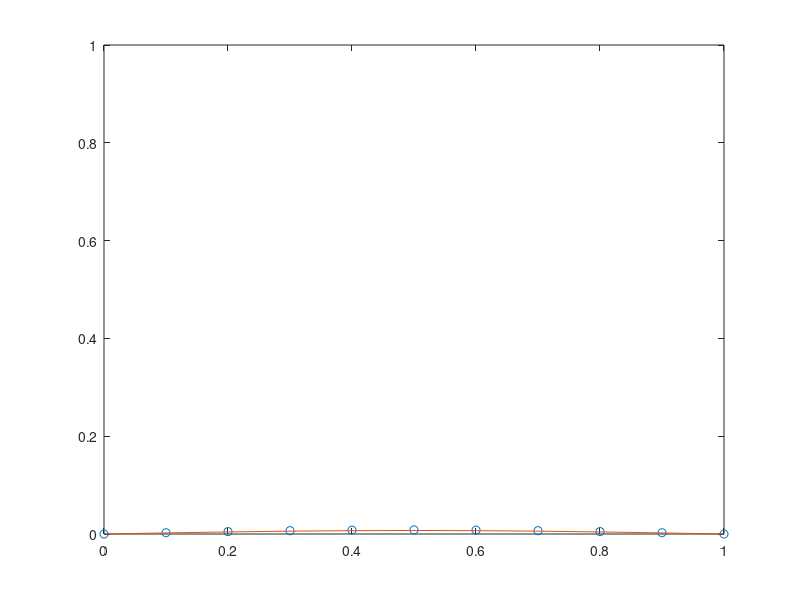

MATLAB code to generate this figure:
clear; clc; close all;

h=0.1; k=0.5*h^2; alpha=k/(h^2);
x=0:h:1; t=0:k:0.5;

n=size(x',1); m=size(t',1);  

u=zeros(m,n);
Real=zeros(m,n);

u(1,:)=sin(pi*x);    
for ik=2:m
    u(ik,:)=u(ik-1,:);
    for iu=1:10
        for it=2:n-1
            u(ik,it)=(u(ik-1,it)+alpha*(u(ik,it+1)+u(ik,it-1)))/(1+2*alpha);
        end    
    end
end

for ik=1:m
    Real(ik,:)=exp(-pi^2*t(ik))*sin(pi*x);    
end   

for ik=1:m
    plot(x,u(ik,:),'o') 
    hold on
    plot(x,Real(ik,:));
    ylim([0 1])
    drawnow
    hold off
    pause(0.1)
    
end    